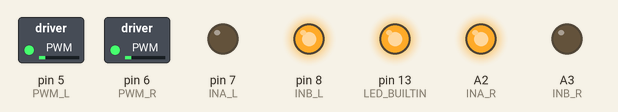
Recording of a sketch running on a simulated Arduino Uno, built with avr-gcc and run on an emulated ATmega328P. Parts: switched loads named in the sketch (green lamp = pin HIGH), output pins drawn as LEDs (lit = HIGH).

Above: at 0.1 s.
Timing chart, 0 to 1.6 s (numbered marks = the images above):
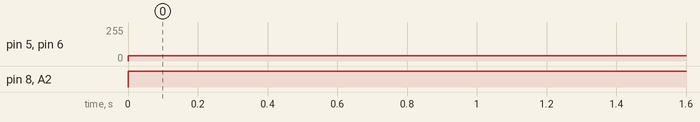

Measured:
- by itself, pin 5 (PWM_L), pin 6 (PWM_R): 0/255 → 40/255 at 0.00 s
- by itself, pin 8 (INB_L), A2 (INA_R): LOW → HIGH at 0.00 s

The sketch:

MotorTest.ino
```cpp
const int INA_L = 7;
const int INB_L = 8;
const int PWM_L = 5;
const int INA_R = A2;
const int INB_R = A3;
const int PWM_R = 6;

void setup() {

  pinMode(INA_L, OUTPUT);
  pinMode(INB_L, OUTPUT);
  pinMode(PWM_L, OUTPUT);
  pinMode(INA_R, OUTPUT);
  pinMode(INB_R, OUTPUT);
  pinMode(PWM_R, OUTPUT);

  pinMode(LED_BUILTIN, OUTPUT);
  digitalWrite(LED_BUILTIN, HIGH);
}

void loop() {

  //control speed
  analogWrite(PWM_L, 40);
  //control direction
  digitalWrite(INA_L, LOW);
  digitalWrite(INB_L, HIGH);

  //control speed
  analogWrite(PWM_R, 40);
  //control direction
  digitalWrite(INA_R, HIGH);
  digitalWrite(INB_R, LOW);
}
```
